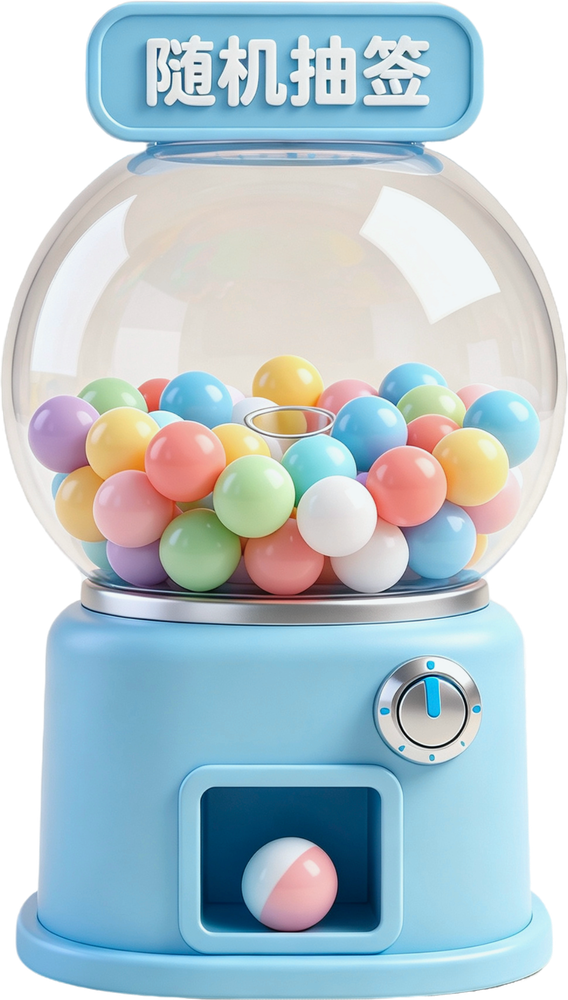
#> input picture docs/design/references/images/扭蛋机.png, 568 x 1000 px, shrunk from 1164 x 2048 before the run, found by its file name
$ python check_image.py
#> lines starting #> are read from the running program, lines starting #| are printed output that depends on the picture
from PIL import Image
img = Image.open(r'd:\校园班级事务智能管理助手\扭蛋机.png')
#> img is the input picture: PIL image 568x1000 RGBA; mean R, G, B, A 141.8, 159.8, 166.8, 211.1
print('Mode:', img.mode, 'Size:', img.size)
#| Mode: RGBA Size: (568, 1000)
has_alpha = img.mode == 'RGBA'
#> has_alpha = True
print('Has alpha:', has_alpha)
#| Has alpha: True
if has_alpha:
    alpha = img.split()[-1]
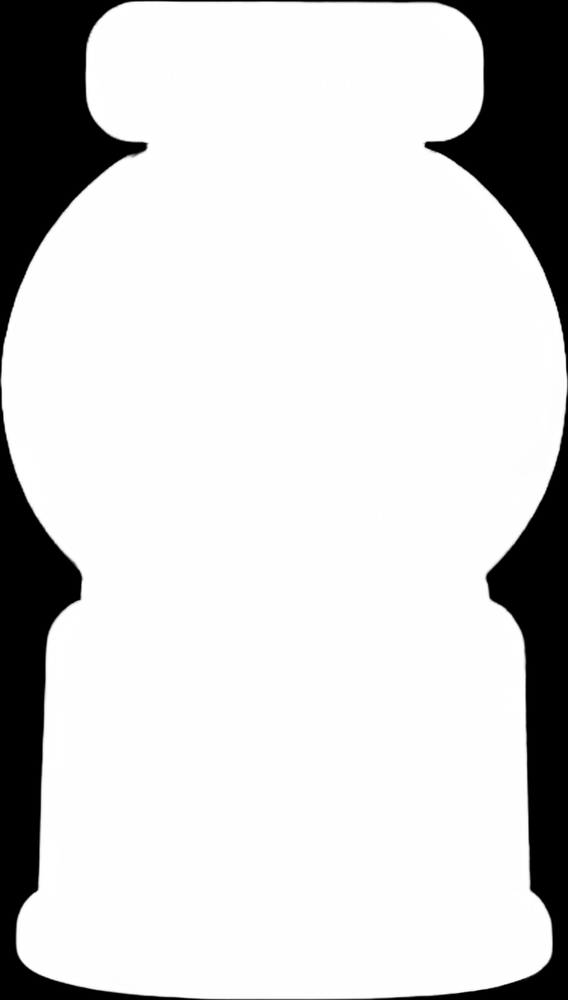
#> alpha: PIL image 568x1000 L; min 0, max 255, mean 211.1
    vals = list(alpha.getdata())
#> vals = 568000 items
    print('Min alpha:', min(vals), 'Max alpha:', max(vals))
#| Min alpha: 0 Max alpha: 255
    print('Unique alpha samples:', sorted(set(vals))[:20])
#| Unique alpha samples: [0, 1, 2, 3, 4, 5, 6, 7, 8, 9, 10, 11, 12, 13, 14, 15, 16, 17, 18, 19]
